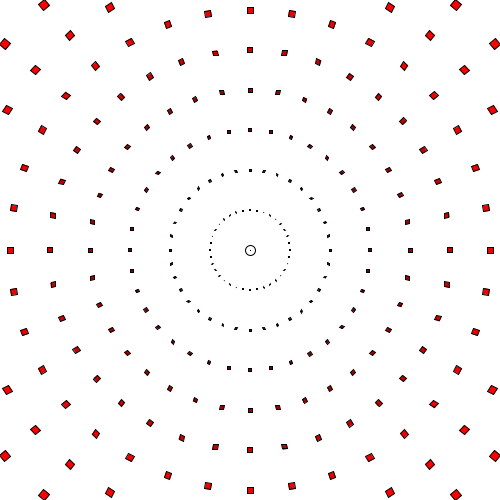
Frame 1 (no input)
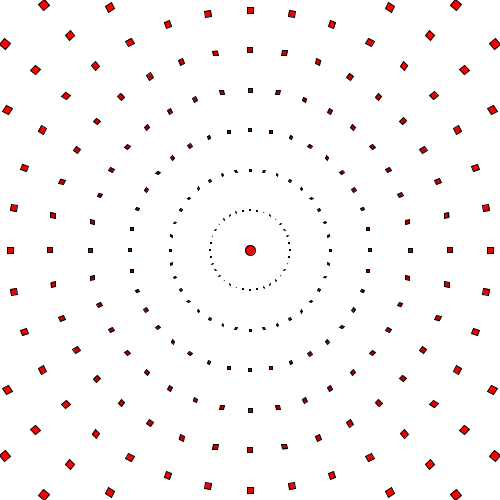
Frame 60 (the mouse pressed at the canvas centre just before this capture)
Frame 120 (the mouse held since frame 60 and released just before this capture): identical to frame 60, image omitted

The Processing sketch that drew these frames (run headless with seeded random() and noise(); from frame 60 on, the mouse is pressed at the canvas centre):

// Processing sketch: anillosConcentricos_1
// ── anillosConcentricos_1.pde
void setup() {
  size(500, 500);
  rectMode(CENTER);
}

void draw() {
  background(255);
  ellipse(width/2, height/2, 10, 10);

  for (int i=0; i<36; i++) {
    for (int j=0; j<100; j++) {
      pushMatrix();
      translate(width/2, height/2);
      rotate(radians(i*10));
      fill(j*40,0,0);
      rect(j*40, 0, j,j);
      popMatrix();
    }
  }
}
